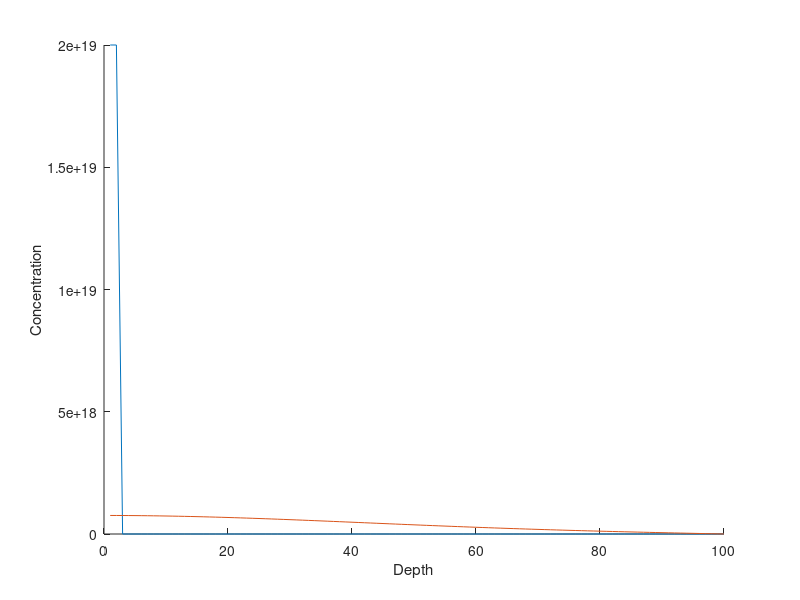

This figure's MATLAB source:
%% Task 4 and 5
C_vector = zeros(1,100);
C_vector(1:2) = 2e19;
D = 1.69e-10;   %cm^2 hr^-1
                %temperature = 1050C, dopant = Boron
%dt = 0.2e-9;    %hr
%dx2 = 3e-10;
dt = 1e-3;      %divides 1 hour into 1000 points
dx2 = 6e-7;     %chose this number so k < 1/2
k = D*dt/(dx2^2);
xlabel('Depth');
ylabel('Concentration');
hold on;

plot(C_vector);
for j = 1:1000
    C_vector(1) = C_vector(1) + k*((max(C_vector)) - 2*C_vector(1) + C_vector(2));
    for i = 2:length(C_vector)-1  % start at 2 because there is no value left of the first element
        C_vector(i) = C_vector(i) + k*(C_vector(i-1) - 2*C_vector(i) + C_vector(i+1));
    end
%     plot(C_vector);
%     pause(0.005)
end
plot(C_vector);
